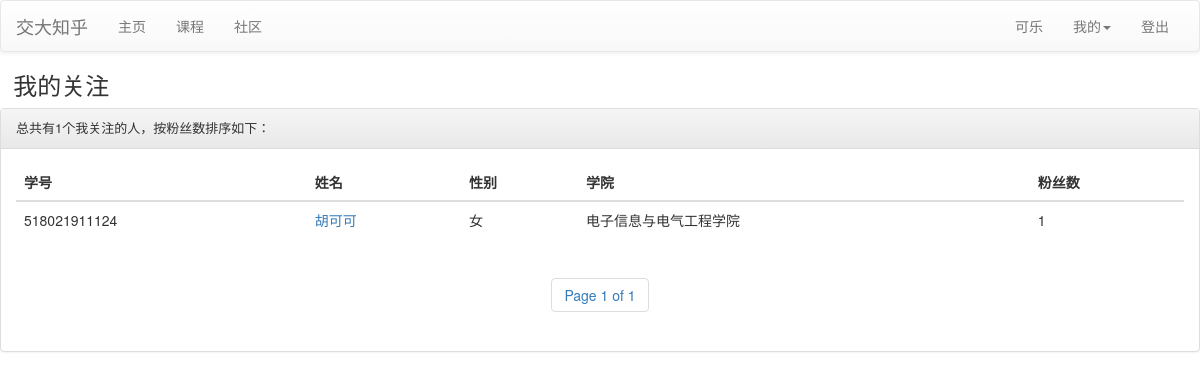
Page /follows/ (signed in) on the committed database.
### project/login/models.py (models this page shows, shortened)
class User(models.Model):
    gender = (
        ('male', "男"),
        ('female', "女"),
    )
    school = (
        ('chuan_jian', "船舶海洋与建筑工程学院"),
        ('ji_dong', "机械动力与工程学院"),
        ('dian_yuan', "电子信息与电气工程学院"),
        ('cai_liao', "材料科学与工程学院"),
        ('shu_xue', "数学科学学院"),
        ('wu_li', "物理与天文学院"),
        ('hua_xue', "化学化工学院"),
        ('sheng_ming', "生命科学技术学院"),
        ('sheng_yi_gong', "生物医学工程学院"),
        ('an_tai', "安泰经济与管理学院"),
        ('qi_ta', "其它"),  # 暂时写到这儿
    )
    sno = models.CharField(max_length=128, unique=True, primary_key=True)  # 学号
    name = models.CharField(max_length=128)  # 名字
    nickname = models.CharField(max_length=128, default='--')  # 昵称
    password = models.CharField(max_length=256)  # 密码
    email = models.EmailField(unique=True)  # 邮箱
    sex = models.CharField(max_length=32, choices=gender)  # 性别（选择）
    institute = models.CharField(max_length=256, choices=school)  # 学院（选择）
    major = models.CharField(max_length=256, default='--')  # 专业（暂时为填写）
    c_time = models.DateTimeField(auto_now_add=True)  # 注册时间
    photo = models.ImageField(upload_to=user_directory_path, blank=True, null=True, default='default.jpg')  # 照片
    follow = models.ManyToManyField('self', related_name='follow_people', null=True, blank=True, verbose_name='关注')
    fans = models.IntegerField(default=0)
    photo_clipped = ImageSpecField(  # 注意：ImageSpecField 不会生成数据库表的字段
        source='photo',
        processors=[ResizeToFill(175, 250)],  # 处理成一寸照片的大小
        format='JPEG',  # 处理后的图片格式
        options={'quality': 95}  # 处理后的图片质量
    )
    class Meta:
        ordering = ["-c_time"]
        verbose_name = "用户"
        verbose_name_plural = "用户"

### project/login/views.py (the view)
# urls.py: path('follows/', views.follows),
def follows(request):
    if not request.session.get('is_login', None):
        return redirect("/login/login/")
    user = models.User.objects.get(sno=request.session['user_sno'])
    follow_list = user.follow.order_by('-fans')
    paginator = Paginator(follow_list, 10)
    if request.method == "GET":
        page = request.GET.get('page')
        try:
            follow_set = paginator.page(page)
        except PageNotAnInteger:
            follow_set = paginator.page(1)
        except InvalidPage:
            return HttpResponse('找不到页面的内容')
        except EmptyPage:
            follow_set = paginator.page(paginator.num_pages)
    else:
        follow_set = paginator.page(1)
    return render(request, 'login/follows.html', {'follow_set': follow_set, "length": len(follow_list)})

### project/login/templates/login/follows.html (shortened to what this page needs)
<!DOCTYPE html>
<html lang="en">
<head>
  <link rel="stylesheet" href="https://cdn.jsdelivr.net/npm/bootstrap@3.3.7/dist/css/bootstrap.min.css">
  <link rel="stylesheet" href="https://cdn.jsdelivr.net/npm/bootstrap@3.3.7/dist/css/bootstrap-theme.min.css">
</head>
<body>
  <nav class="navbar navbar-default">
    <div class="container-fluid">
      <div class="navbar-header">
        <a class="navbar-brand" href="#">交大知乎</a>
      </div>
      <div class="collapse navbar-collapse" id="bs-example-navbar-collapse-1">
        <ul class="nav navbar-nav">
          <li class=""><a href="/login/index/">主页<span class="sr-only">(current)</span></a></li>
          <li><a href="/course/">课程</a></li>
          <li><a href="/bbs/">社区</a></li>
        </ul>
        <ul class="nav navbar-nav navbar-right">
          <li><a href="/about/">{{ request.session.user_name }}</a></li>
          <li class="dropdown">
            <a href="#" class="dropdown-toggle" data-toggle="dropdown" role="button" aria-haspopup="true" aria-expanded="false">我的<span class="caret"></span></a>
          </li>
          <li><a href="/login/logout/">登出</a></li>
        </ul>
      </div>
    </div>
  </nav>
  <h3>&nbsp&nbsp我的关注</h3>
  <div class="panel panel-default">
    <div class="panel-heading">
      {% if follow_set %}
      <p class="panel-title" style="font-size: small;">总共有{{length}}个我关注的人，按粉丝数排序如下：</p>
    </div>
    <div class="panel-body">
      <table class="table">
        <thead>
          <tr>
            <th>学号</th>
            <th>姓名</th>
            <th>性别</th>
            <th>学院</th>
            <th>粉丝数</th>
          </tr>
        </thead>
        <tbody>
          {% for follow in follow_set %}
          <tr>
            <td>{{ follow.sno }}</td>
            <td><a href="/info/{{ follow.sno }}">{{ follow.name }}</a></td>
            <td>{{ follow.get_sex_display }}</td>
            <td>{{ follow.get_institute_display }}</td>
            <td>{{ follow.fans }}</td>
          </tr>
          {% endfor %}
        </tbody>
      </table>
      <div id="pages" class="text-center">
        <nav>
          <ul class="pagination">
            <li class="step-links">
              <span class="current">
                Page {{ follow_set.number }} of {{ follow_set.paginator.num_pages }}</span>
            </li>
          </ul>
        </nav>
      </div>
      {% else %}
      还没有我关注的用户
      {% endif %}
    </div>
  </div>
</body>
</html>

### rows in the picture
User: sno "518021911124", name "胡可可", sex "女", institute "电子信息与电气工程学院", fans "1"

### other values in the picture
{{ request.session.user_name }} "可乐"
{{ length }} "1"
{{ follow_set.number }} "1"
{{ follow_set.paginator.num_pages }} "1"
